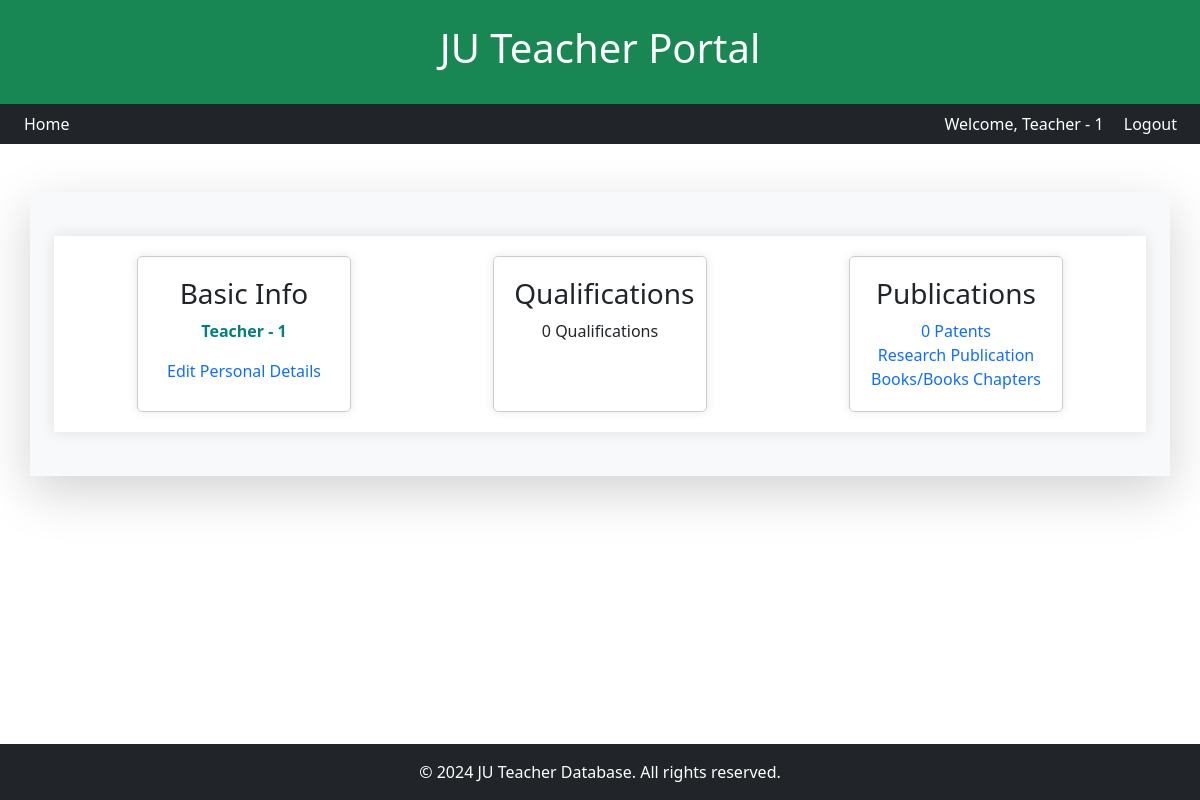
The app's page /teachers/profile/ (signed in), older data.
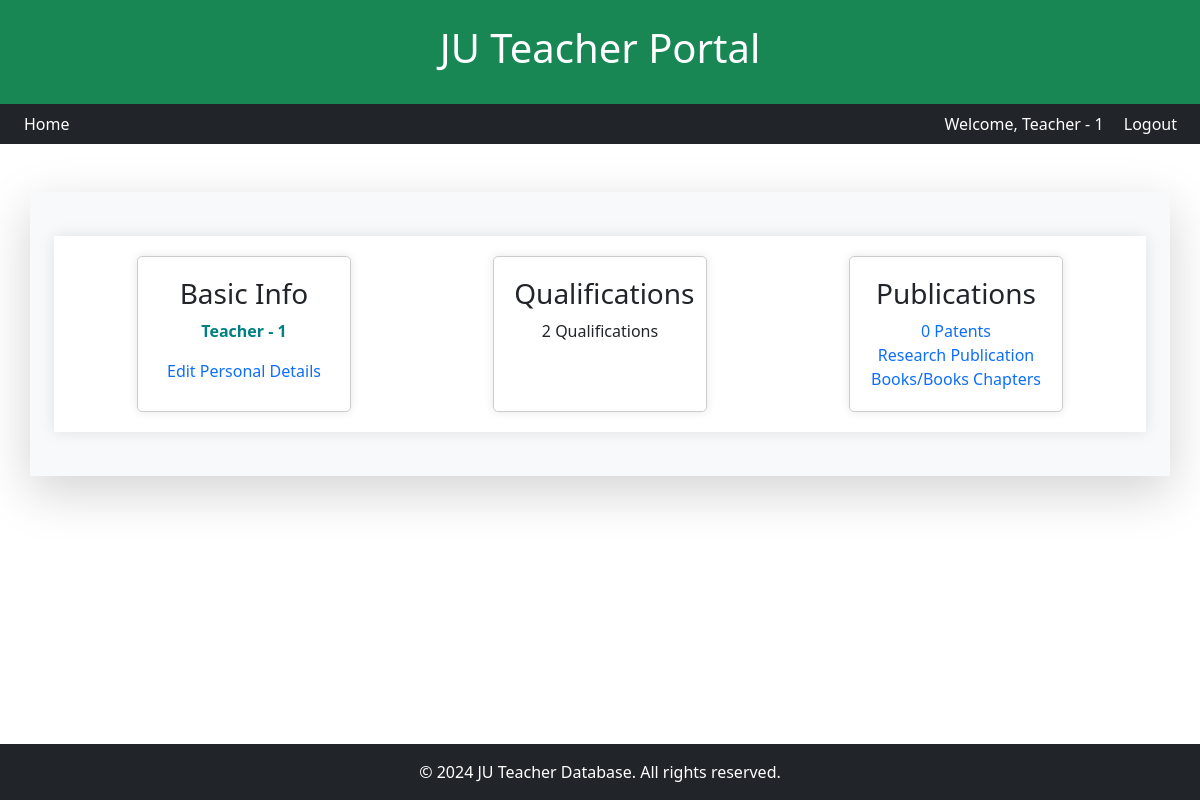
The same page, newer data.
### teachers/models.py (models this page shows, shortened)
class Teacher(models.Model):
    user = models.OneToOneField(
        "CustomUser",
        null=True,
        on_delete=models.SET_NULL,
        related_name="teachers"
    )  # Refers to the CustomUser model
    email = models.EmailField(unique=True)
    emp_id = models.CharField(max_length=50, unique=True)
    first_name = models.CharField(verbose_name='Full Name', max_length=100, blank=True, null=True)  # Move first_name here
    dept_name = models.CharField(max_length=100, blank=True, null=True)  # Move first_name here
    group_name = models.CharField(max_length=100, null=True, blank=True)
    dob = models.DateField(verbose_name='Date of Birth', null=True, blank=True)
    GENDER_CHOICES = (
        (None, 'Select Gender'),
        ('M', 'Male'),
        ('F', 'Female'),
        ('O', 'Other'),
    )
    gender = models.CharField(
        verbose_name='Gender',
        max_length=6,
        choices=GENDER_CHOICES,
        null=True,
        blank=True
    )
    CAST_CHOICES = (
        (None, 'Select Caste'),
        ('cast-1', 'SC'),
        ('cast-2', 'ST'),
        ('cast-3', 'OBC-A'),
        ('cast-4', 'OBC-B'),
        ('cast-5', 'GEN'),
    )
    caste = models.CharField(
        verbose_name='Caste',
        max_length=6,
        choices=CAST_CHOICES,
        null=True,
        blank=True
    )
    DESIGNATION_CHOICES = (
        (None, 'Select Designation'),
        ('dsg-1', 'Assistant Professor'),
        ('dsg-2', 'Associate Professor'),
    )
    designation = models.CharField(
        max_length=30,
        choices=DESIGNATION_CHOICES,
        null=True,
        blank=True
    )
    doj = models.DateField(
        verbose_name='Date of Joining',
        null=True,
        blank=True
    )
    exp = models.IntegerField(
        verbose_name='Experience (in years)',
        default=0
    )
    mobile = models.CharField(
        verbose_name="Mobile Number",
        max_length=10,
        help_text="Enter a 10-digit mobile number without spaces or special characters.",
        null=True,
        blank=True
    )
    photo = models.ImageField(
        verbose_name='Photo',
        upload_to=get_image_path,
        null=True,
        blank=True
    )
    created_date = models.DateTimeField(default=timezone.now)
    updated_date = models.DateTimeField(auto_now=True)

### teachers/views.py (the view)
# urls.py: path('profile/', views.profile, name='profile'),
@login_required
def profile(request):
    try:
        department = Department.objects.get(id=request.user.department_id)  # Fetch the department instance
        department_name = department.name
    except Department.DoesNotExist:
        department_name = "Unknown"
    groups = request.user.groups.all()  # Fetch all groups for the user
    group_name = groups[0].name if groups else "No Group"  # Take the first group or default to "No Group"
    teacher, created = Teacher.objects.update_or_create(
        user=request.user,
        defaults={
            'first_name': request.user.first_name,
            'dept_name': department_name,  # Pass the department name
            'emp_id': request.user.emp_id,
            'email': request.user.email,
            'group_name': group_name,  # Capture and pass the group name
        }
    )
    form = TeacherForm(instance=teacher)
    return render(request, 'teachers/profile.html', {'teacher': teacher, 'form': form})

### teachers/templatetags/signing_tags.py (called while the page is built)
@register.filter
def sign_id(id):
    signer = Signer()
    return signer.sign(id)

### teachers/templates/teachers/profile.html (shortened to what this page needs)
{% extends 'base.html' %}
{% load signing_tags %}
{% load widget_tweaks %}
{% load static %}
{% block content %}
<head>
    <link rel="stylesheet" type="text/css" href="{% static 'css/profile.css' %}">
    <link href="https://cdn.jsdelivr.net/npm/bootstrap@5.3.0/dist/css/bootstrap.min.css" rel="stylesheet">
    <link rel="stylesheet" href="https://cdn.jsdelivr.net/npm/bootstrap-icons/font/bootstrap-icons.css">
    <link rel="stylesheet" href="https://code.jquery.com/ui/1.13.2/themes/base/jquery-ui.css">
</head>
<body>
    <div class="container">
        <div class="box profile-box" id="profileBox">
            <h3>Basic Info</h3>
            <p style="font-weight:bold;color:teal;">{{ request.session.user_name }}</p>
            <a href="#" id="editPersonalDetailsButton">Edit Personal Details</a>
        </div>
        <div class="box qualification-box" id="qualificationBox">
            <h3>Qualifications</h3>
            <p>{{ teacher.qualification_set.count }} Qualifications</p>
        </div>
        <div class="box publication-box" id="publicationBox">
            <h3>Publications</h3>
			<div>
				<a href="{% url 'teachers:patent_list' %}" id="addPatents">{{ teacher.patents_set.count }} Patents</a>
				<br>
				<a href="#" id="addResearchPub">Research Publication</a>
				<br>
				<a href="#" id="addBooks">Books/Books Chapters</a>
			</div>
		</div>
    </div>
</body>
{% endblock %}

Row changes from the older to the newer data that the page shows:
changed Teacher: qualification_set.count "0" → "2"
